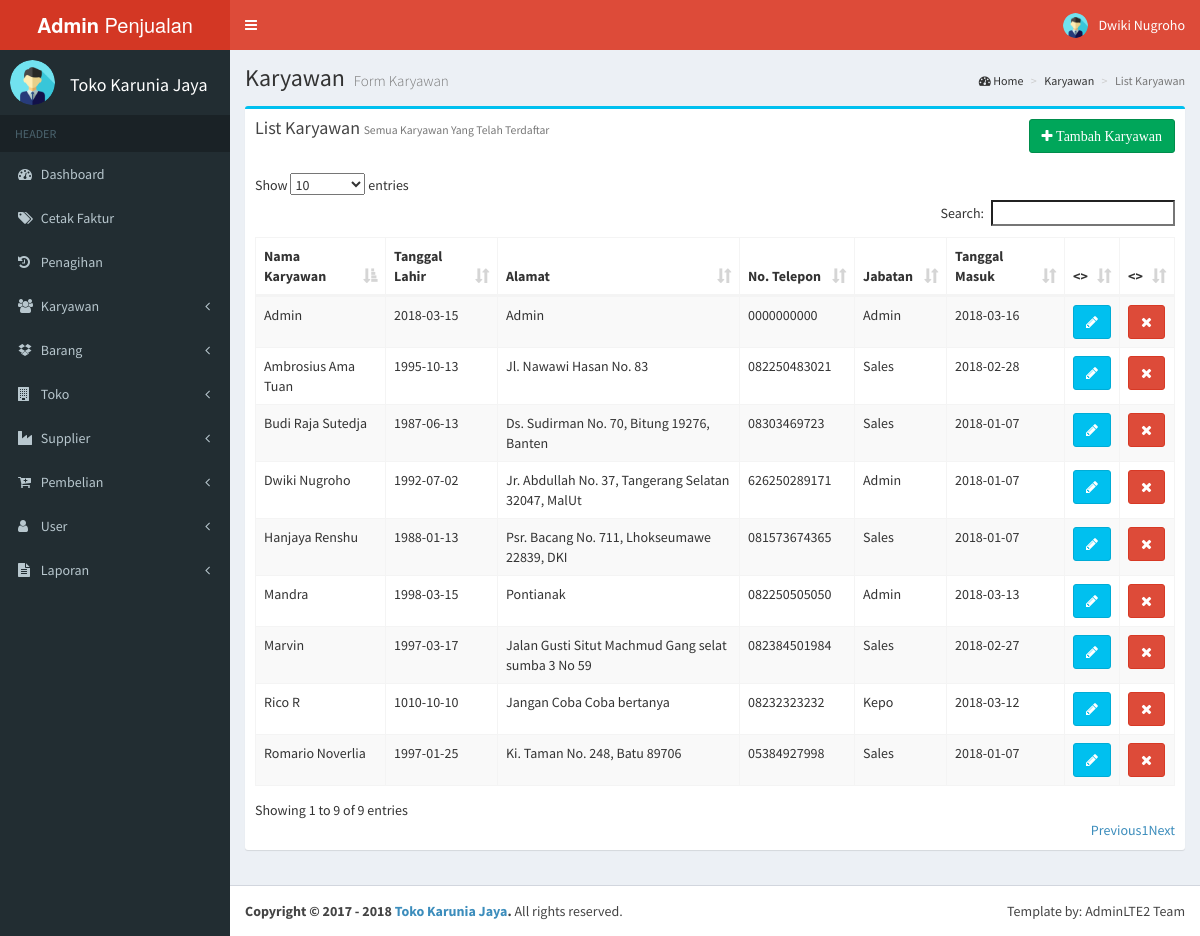
The page /admin/karyawan/list_karyawan.php (signed in) on the database its author committed.
### tables this page shows
CREATE TABLE IF NOT EXISTS `karyawan` (
  `id_karyawan` varchar(20) NOT NULL,
  `nama` varchar(50) NOT NULL,
  `alamat` text NOT NULL,
  `no_telp` varchar(14) NOT NULL,
  `tgl_lahir` date NOT NULL,
  `jabatan` varchar(30) NOT NULL,
  `tgl_masuk` date NOT NULL,
  `del` int(11) NOT NULL,
  PRIMARY KEY (`id_karyawan`)
);

### admin/karyawan/list_karyawan.php (the view, shortened to what this page needs)
<?php
 include '../../init/db.php';
 include '../header.php';
 include '../sidebar.php';
?>
  <div class="content-wrapper">
    <section class="content-header">
      <h1>
        Karyawan
        <small>Form Karyawan </small>
      </h1>
      <ol class="breadcrumb">
        <li><i class="fa fa-dashboard"></i> Home</a></li>
        <li class="">Karyawan</li>
        <li class="active">List Karyawan</li>
      </ol>
    </section>
	<section class="content">
	      <div class="row">
	        <div class="col-md-12">
	          <div class="box box-info">
	            <div class="box-header">
	              <h3 class="box-title">List Karyawan
	                <small>Semua Karyawan Yang Telah Terdaftar</small>
	              </h3>
                <a href="new_karyawan.php" class="btn btn-success pull-right"><span class="fa fa-plus">  Tambah Karyawan</span></a>
	            </div>
	            <div class="box-body pad">
	             <table id="example" class="table table-striped table-bordered dt-responsive" cellspacing="0" width="100%">
                <thead>
                    <tr>
                        <th>Nama Karyawan</th>
                        <th>Tanggal Lahir</th>
                        <th>Alamat</th>
                        <th>No. Telepon</th>
                        <th>Jabatan</th>
                        <th>Tanggal Masuk</th>
                        <th><></th>
                        <th><></th>
                    </tr>
                </thead>
                <tbody>
                  <?php
                    $sql = "SELECT * FROM karyawan WHERE del=0";
                      $run_sql = mysqli_query($conn,$sql);
                      while($rows = mysqli_fetch_assoc($run_sql)){
                        echo "
                            <tr>
                              <td>$rows[nama]</td>
                              <td>$rows[tgl_lahir]</td>
                              <td>$rows[alamat]</td>
                              <td>$rows[no_telp]</td>
                              <td>$rows[jabatan]</td>
                              <td>$rows[tgl_masuk]</td>
                              <td><a href='update_karyawan.php?id=$rows[id_karyawan]' class='btn btn-info'><span class='fa fa-pencil'></span></a></td>
                              <td><a href='delete_karyawan.php?id=$rows[id_karyawan]' class='btn btn-danger'><span class='fa fa-times'></a></td>
                            </tr>
                        ";
                      }
                    ?>
                  </tbody>
                </table>
	            </div>
	          </div>
	       </div>
       </div>
	</section>
</div>
  <?php
    include '../footer.php';
   ?>

### admin/sidebar.php (shortened to what this page needs)
<?php
  $id = $_SESSION['id_karyawan'];
  include $_SERVER["DOCUMENT_ROOT"]."/init/db.php";
  $sql = mysqli_query($conn, "SELECT * FROM karyawan WHERE id_karyawan = '$id'");
  $result = mysqli_fetch_assoc($sql);
?>
  <header class="main-header">
    <a href="../index.php" class="logo">
      <span class="logo-lg"><b>Admin</b> Penjualan</span>
    </a>
    <nav class="navbar navbar-static-top" role="navigation">
      <a href="#" class="sidebar-toggle" data-toggle="offcanvas" role="button">
      </a>
      <div class="navbar-custom-menu">
        <ul class="nav navbar-nav">
          <li class="dropdown user user-menu">
            <a href="#" class="dropdown-toggle" data-toggle="dropdown">
              <img src="../dist/img/user2-160x160.png" class="user-image" alt="User Image">
              <?php
                 echo "<span class='hidden-xs'>".$result[nama]."</span>";
              ?>
            </a>
          </li>
        </ul>
      </div>
    </nav>
  </header>
  <aside class="main-sidebar">
    <section class="sidebar">
      <div class="user-panel">
        <div class="pull-left image">
          <img src="../dist/img/user2-160x160.png" class="img-circle" alt="User Image">
        </div>
        <div class="pull-left info">
          <h4>Toko Karunia Jaya</h4>
        </div>
      </div>
      <ul class="sidebar-menu">
        <li class="header">HEADER</li>
        <li class=""><a href="../index.php"><i class="fa fa-dashboard"></i> <span>Dashboard</span></a></li>
        <li><a href="../invoice/transaksi.php"><i class="fa fa-tags"></i> <span>Cetak Faktur</span></a></li>
        <li><a href="../penagihan/penagihan.php"><i class="fa fa-history"></i> <span>Penagihan</span></a></li>
        <li class="treeview">
          <a href="#"><i class="fa fa-users"></i> <span>  Karyawan</span>
            <span class="pull-right-container">
              <i class="fa fa-angle-left pull-right"></i>
            </span>
          </a>
        </li>
        <li class="treeview">
          <a href="#"><i class="fa fa-dropbox"></i> <span>  Barang</span>
            <span class="pull-right-container">
              <i class="fa fa-angle-left pull-right"></i>
            </span>
          </a>
        </li>
        <li class="treeview">
          <a href="#"><i class="fa fa-building"></i> <span>  Toko</span>
            <span class="pull-right-container">
              <i class="fa fa-angle-left pull-right"></i>
            </span>
          </a>
        </li>
         <li class="treeview">
          <a href="#"><i class="fa fa-industry"></i> <span> Supplier</span>
            <span class="pull-right-container">
              <i class="fa fa-angle-left pull-right"></i>
            </span>
          </a>
        </li>
         <li class="treeview">
          <a href="#"><i class="fa fa-cart-plus"></i> <span> Pembelian</span>
            <span class="pull-right-container">
              <i class="fa fa-angle-left pull-right"></i>
            </span>
          </a>
        </li>
        <li class="treeview">
          <a href="#"><i class="fa fa-user"></i> <span> User</span>
            <span class="pull-right-container">
              <i class="fa fa-angle-left pull-right"></i>
            </span>
          </a>
        </li>
        <li class="treeview">
          <a href="#"><i class="fa fa-file-text"></i> <span> Laporan</span>
            <span class="pull-right-container">
              <i class="fa fa-angle-left pull-right"></i>
            </span>
          </a>
        </li>
      </ul>
    </section>
  </aside>

### rows shown on the page
karyawan: nama "Dwiki Nugroho", tgl_lahir "1992-07-02", alamat "Jr. Abdullah No. 37, Tangerang Selatan 32047, MalUt", no_telp "626250289171", jabatan "Admin", tgl_masuk "2018-01-07"
karyawan: nama "Budi Raja Sutedja", tgl_lahir "1987-06-13", alamat "Ds. Sudirman No. 70, Bitung 19276, Banten", no_telp "08303469723", jabatan "Sales", tgl_masuk "2018-01-07"
karyawan: nama "Hanjaya Renshu", tgl_lahir "1988-01-13", alamat "Psr. Bacang No. 711, Lhokseumawe 22839, DKI", no_telp "081573674365", jabatan "Sales", tgl_masuk "2018-01-07"
karyawan: nama "Romario Noverlia", tgl_lahir "1997-01-25", alamat "Ki. Taman No. 248, Batu 89706", no_telp "05384927998", jabatan "Sales", tgl_masuk "2018-01-07"
karyawan: nama "Marvin", tgl_lahir "1997-03-17", alamat "Jalan Gusti Situt Machmud Gang selat sumba 3 No 59", no_telp "082384501984", jabatan "Sales", tgl_masuk "2018-02-27"
karyawan: nama "Ambrosius Ama Tuan", tgl_lahir "1995-10-13", alamat "Jl. Nawawi Hasan No. 83", no_telp "082250483021", jabatan "Sales", tgl_masuk "2018-02-28"
karyawan: nama "Rico R", tgl_lahir "1010-10-10", alamat "Jangan Coba Coba bertanya", no_telp "08232323232", jabatan "Kepo", tgl_masuk "2018-03-12"
karyawan: nama "Mandra", tgl_lahir "1998-03-15", alamat "Pontianak", no_telp "082250505050", jabatan "Admin", tgl_masuk "2018-03-13"
karyawan: nama "Admin", tgl_lahir "2018-03-15", alamat "Admin", no_telp "0000000000", jabatan "Admin", tgl_masuk "2018-03-16"
